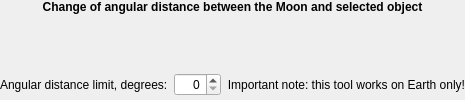
            <widget class="QWidget" name="tabLunarDistance">
             <attribute name="title">
              <string>Lunar Distance</string>
             </attribute>
             <layout class="QGridLayout" name="gridLayout_13">
              <property name="leftMargin">
               <number>0</number>
              </property>
              <property name="topMargin">
               <number>0</number>
              </property>
              <property name="rightMargin">
               <number>0</number>
              </property>
              <property name="bottomMargin">
               <number>4</number>
              </property>
              <item row="3" column="0">
               <layout class="QHBoxLayout" name="horizontalLayout_18">
                <item>
                 <layout class="QHBoxLayout" name="horizontalLayout_19">
                  <item>
                   <widget class="QLabel" name="angularDistanceLimitLabel">
                    <property name="text">
                     <string>Angular distance limit, degrees:</string>
                    </property>
                   </widget>
                  </item>
                  <item>
                   <widget class="QSpinBox" name="angularDistanceLimitSpinBox">
                    <property name="maximumSize">
                     <size>
                      <width>100</width>
                      <height>16777215</height>
                     </size>
                    </property>
                    <property name="alignment">
                     <set>Qt::AlignRight|Qt::AlignTrailing|Qt::AlignVCenter</set>
                    </property>
                    <property name="maximum">
                     <number>180</number>
                    </property>
                   </widget>
                  </item>
                 </layout>
                </item>
                <item>
                 <widget class="QLabel" name="angularDistanceNote">
                  <property name="sizePolicy">
                   <sizepolicy hsizetype="Expanding" vsizetype="Preferred">
                    <horstretch>0</horstretch>
                    <verstretch>0</verstretch>
                   </sizepolicy>
                  </property>
                  <property name="text">
                   <string>Important note: this tool works on Earth only!</string>
                  </property>
                  <property name="alignment">
                   <set>Qt::AlignRight|Qt::AlignTrailing|Qt::AlignVCenter</set>
                  </property>
                 </widget>
                </item>
               </layout>
              </item>
              <item row="1" column="0">
               <widget class="QCustomPlot" name="angularDistancePlot" native="true">
                <property name="sizePolicy">
                 <sizepolicy hsizetype="Expanding" vsizetype="Expanding">
                  <horstretch>0</horstretch>
                  <verstretch>0</verstretch>
                 </sizepolicy>
                </property>
               </widget>
              </item>
              <item row="0" column="0">
               <widget class="QLabel" name="angularDistanceLabel">
                <property name="font">
                 <font>
                  <weight>75</weight>
                  <bold>true</bold>
                 </font>
                </property>
                <property name="text">
                 <string notr="true">Change of angular distance between the Moon and selected object</string>
                </property>
                <property name="alignment">
                 <set>Qt::AlignCenter</set>
                </property>
               </widget>
              </item>
             </layout>
            </widget>
